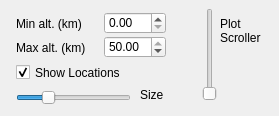
            <widget class="QWidget" name="pageNEUBREW">
             <widget class="QDoubleSpinBox" name="neubrewMaximumAltitude">
              <property name="geometry">
               <rect>
                <x>104</x>
                <y>36</y>
                <width>62</width>
                <height>22</height>
               </rect>
              </property>
              <property name="focusPolicy">
               <enum>Qt::ClickFocus</enum>
              </property>
              <property name="minimum">
               <double>0.100000000000000</double>
              </property>
              <property name="maximum">
               <double>50.000000000000000</double>
              </property>
              <property name="value">
               <double>50.000000000000000</double>
              </property>
             </widget>
             <widget class="QCheckBox" name="neubrewShowLocations">
              <property name="geometry">
               <rect>
                <x>16</x>
                <y>64</y>
                <width>145</width>
                <height>17</height>
               </rect>
              </property>
              <property name="text">
               <string>Show Locations</string>
              </property>
              <property name="checkable">
               <bool>true</bool>
              </property>
              <property name="checked">
               <bool>true</bool>
              </property>
              <property name="tristate">
               <bool>false</bool>
              </property>
             </widget>
             <widget class="QDoubleSpinBox" name="neubrewMinimumAltitude">
              <property name="geometry">
               <rect>
                <x>104</x>
                <y>12</y>
                <width>62</width>
                <height>22</height>
               </rect>
              </property>
              <property name="focusPolicy">
               <enum>Qt::ClickFocus</enum>
              </property>
              <property name="minimum">
               <double>0.000000000000000</double>
              </property>
              <property name="maximum">
               <double>20.000000000000000</double>
              </property>
              <property name="value">
               <double>0.000000000000000</double>
              </property>
             </widget>
             <widget class="QLabel" name="label_29">
              <property name="geometry">
               <rect>
                <x>16</x>
                <y>16</y>
                <width>85</width>
                <height>16</height>
               </rect>
              </property>
              <property name="minimumSize">
               <size>
                <width>85</width>
                <height>0</height>
               </size>
              </property>
              <property name="text">
               <string>Min alt. (km)</string>
              </property>
             </widget>
             <widget class="QSlider" name="neubrewPlotScroller">
              <property name="geometry">
               <rect>
                <x>200</x>
                <y>8</y>
                <width>19</width>
                <height>93</height>
               </rect>
              </property>
              <property name="value">
               <number>0</number>
              </property>
              <property name="orientation">
               <enum>Qt::Vertical</enum>
              </property>
             </widget>
             <widget class="QLabel" name="label_30">
              <property name="geometry">
               <rect>
                <x>220</x>
                <y>16</y>
                <width>50</width>
                <height>30</height>
               </rect>
              </property>
              <property name="text">
               <string>Plot
Scroller</string>
              </property>
             </widget>
             <widget class="QLabel" name="label_31">
              <property name="geometry">
               <rect>
                <x>16</x>
                <y>40</y>
                <width>85</width>
                <height>16</height>
               </rect>
              </property>
              <property name="minimumSize">
               <size>
                <width>85</width>
                <height>0</height>
               </size>
              </property>
              <property name="text">
               <string>Max alt. (km)</string>
              </property>
             </widget>
             <widget class="QSlider" name="neubrewSize">
              <property name="geometry">
               <rect>
                <x>16</x>
                <y>88</y>
                <width>115</width>
                <height>19</height>
               </rect>
              </property>
              <property name="minimum">
               <number>100</number>
              </property>
              <property name="maximum">
               <number>500</number>
              </property>
              <property name="singleStep">
               <number>10</number>
              </property>
              <property name="value">
               <number>200</number>
              </property>
              <property name="orientation">
               <enum>Qt::Horizontal</enum>
              </property>
             </widget>
             <widget class="QLabel" name="label_32">
              <property name="geometry">
               <rect>
                <x>140</x>
                <y>88</y>
                <width>46</width>
                <height>13</height>
               </rect>
              </property>
              <property name="text">
               <string>Size</string>
              </property>
             </widget>
            </widget>
